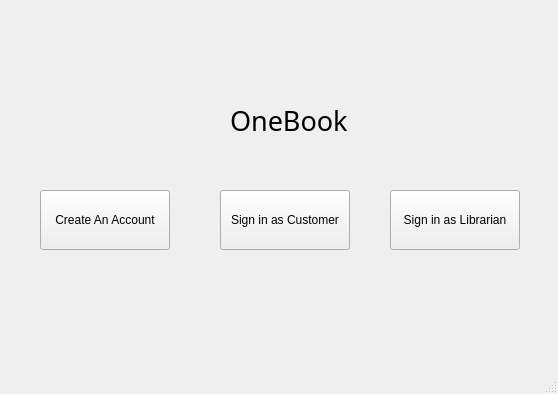
<?xml version="1.0" encoding="UTF-8"?>
<ui version="4.0">
 <class>MainScreen</class>
 <widget class="QMainWindow" name="MainScreen">
  <property name="geometry">
   <rect>
    <x>0</x>
    <y>0</y>
    <width>558</width>
    <height>394</height>
   </rect>
  </property>
  <property name="windowTitle">
   <string>MainWindow</string>
  </property>
  <widget class="QWidget" name="centralwidget">
   <widget class="QLabel" name="label">
    <property name="geometry">
     <rect>
      <x>230</x>
      <y>100</y>
      <width>161</width>
      <height>40</height>
     </rect>
    </property>
    <property name="font">
     <font>
      <family>Arial Rounded MT Bold</family>
      <pointsize>20</pointsize>
      <weight>50</weight>
      <bold>false</bold>
     </font>
    </property>
    <property name="text">
     <string>OneBook</string>
    </property>
   </widget>
   <widget class="QPushButton" name="CreateAccount_Button">
    <property name="geometry">
     <rect>
      <x>40</x>
      <y>190</y>
      <width>130</width>
      <height>60</height>
     </rect>
    </property>
    <property name="cursor">
     <cursorShape>PointingHandCursor</cursorShape>
    </property>
    <property name="text">
     <string>Create An Account</string>
    </property>
   </widget>
   <widget class="QPushButton" name="Signin_Customer_Button">
    <property name="geometry">
     <rect>
      <x>220</x>
      <y>190</y>
      <width>130</width>
      <height>60</height>
     </rect>
    </property>
    <property name="cursor">
     <cursorShape>PointingHandCursor</cursorShape>
    </property>
    <property name="text">
     <string>Sign in as Customer</string>
    </property>
   </widget>
   <widget class="QPushButton" name="Signin_Librarian_Button">
    <property name="geometry">
     <rect>
      <x>390</x>
      <y>190</y>
      <width>130</width>
      <height>60</height>
     </rect>
    </property>
    <property name="text">
     <string>Sign in as Librarian</string>
    </property>
   </widget>
  </widget>
  <widget class="QMenuBar" name="menubar">
   <property name="geometry">
    <rect>
     <x>0</x>
     <y>0</y>
     <width>558</width>
     <height>18</height>
    </rect>
   </property>
  </widget>
  <widget class="QStatusBar" name="statusbar"/>
 </widget>
 <resources/>
 <connections/>
</ui>
